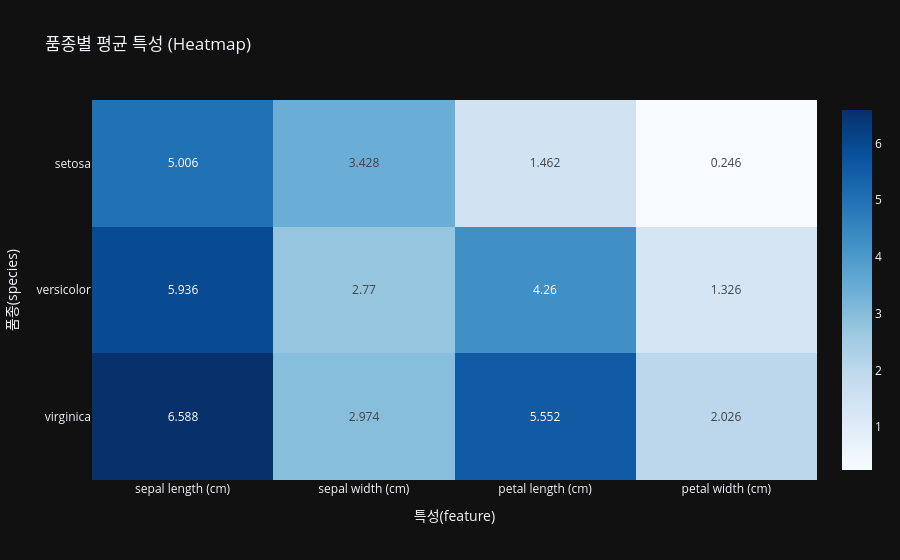

Here is the notebook cell this chart was saved with:
### Markdown cell above
> **상관관계에서 읽어내야 할 것:**
> - `petal length`와 `petal width`의 상관계수 ≈ 0.96 → 매우 강한 양의 상관 (함께 커짐)
> - `sepal width`는 다른 피처들과 상관이 낮음 → 독립적인 정보를 제공
> - 상관이 너무 높은 피처들은 중복 정보일 수 있음 → 나중에 피처 선택/제거 고려

### Code cell
# 품종별 평균 특성 히트맵
group_means = df.groupby("species")[iris_data.feature_names].mean()

fig = px.imshow(
    group_means,
    text_auto=True,
    aspect="auto",
    color_continuous_scale="Blues",
    title="품종별 평균 특성 (Heatmap)"
)

fig.update_xaxes(title="특성(feature)")
fig.update_yaxes(title="품종(species)")

fig.show()

### Figure 1 — Plotly figure (JSON) as saved in the notebook; plotly's stock layout.template omitted (floating-point values rounded to 4 significant figures)
{"data": [{"coloraxis": "coloraxis", "name": "0", "texttemplate": "%{z}", "x": ["sepal length (cm)", "sepal width (cm)", "petal length (cm)", "petal width (cm)"], "y": ["setosa", "versicolor", "virginica"], "z": [[5.006, 3.428, 1.462, 0.246], [5.936, 2.77, 4.26, 1.326], [6.588, 2.974, 5.552, 2.026]], "type": "heatmap", "xaxis": "x", "yaxis": "y", "hovertemplate": "x: %{x}<br>species: %{y}<br>color: %{z}<extra></extra>"}], "layout": {"xaxis": {"anchor": "y", "domain": [0.0, 1.0], "title": {"text": "특성(feature)"}}, "yaxis": {"anchor": "x", "domain": [0.0, 1.0], "autorange": "reversed", "title": {"text": "품종(species)"}}, "coloraxis": {"colorscale": [[0.0, "rgb(247,251,255)"], [0.125, "rgb(222,235,247)"], [0.25, "rgb(198,219,239)"], [0.375, "rgb(158,202,225)"], [0.5, "rgb(107,174,214)"], [0.625, "rgb(66,146,198)"], [0.75, "rgb(33,113,181)"], [0.875, "rgb(8,81,156)"], [1.0, "rgb(8,48,107)"]]}, "title": {"text": "품종별 평균 특성 (Heatmap)"}}}
